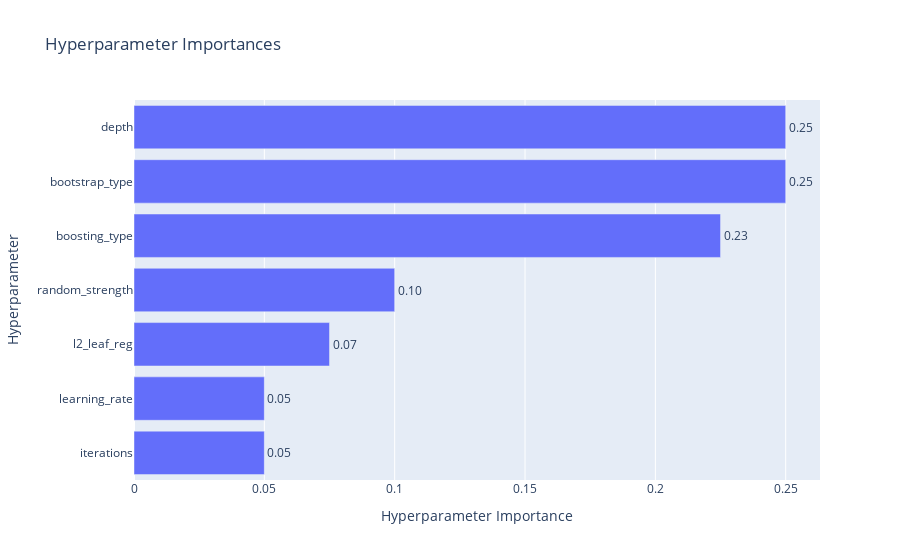

Write notebook code for a chart like this one.
### Code cell
visualization.plot_param_importances(catboost_study)

### Figure 1 — Plotly figure (JSON) as saved in the notebook; plotly's stock layout.template omitted (floating-point values rounded to 4 significant figures)
{"data": [{"cliponaxis": false, "hovertemplate": ["iterations (IntDistribution): 0.05<extra></extra>", "learning_rate (FloatDistribution): 0.05<extra></extra>", "l2_leaf_reg (FloatDistribution): 0.075<extra></extra>", "random_strength (FloatDistribution): 0.09999999999999994<extra></extra>", "boosting_type (CategoricalDistribution): 0.225<extra></extra>", "bootstrap_type (CategoricalDistribution): 0.25<extra></extra>", "depth (IntDistribution): 0.25<extra></extra>"], "name": "Objective Value", "orientation": "h", "text": ["0.05", "0.05", "0.07", "0.10", "0.23", "0.25", "0.25"], "textposition": "outside", "x": [0.05, 0.05, 0.075, 0.1, 0.225, 0.25, 0.25], "y": ["iterations", "learning_rate", "l2_leaf_reg", "random_strength", "boosting_type", "bootstrap_type", "depth"], "type": "bar"}], "layout": {"title": {"text": "Hyperparameter Importances"}, "xaxis": {"title": {"text": "Hyperparameter Importance"}}, "yaxis": {"title": {"text": "Hyperparameter"}}}}
